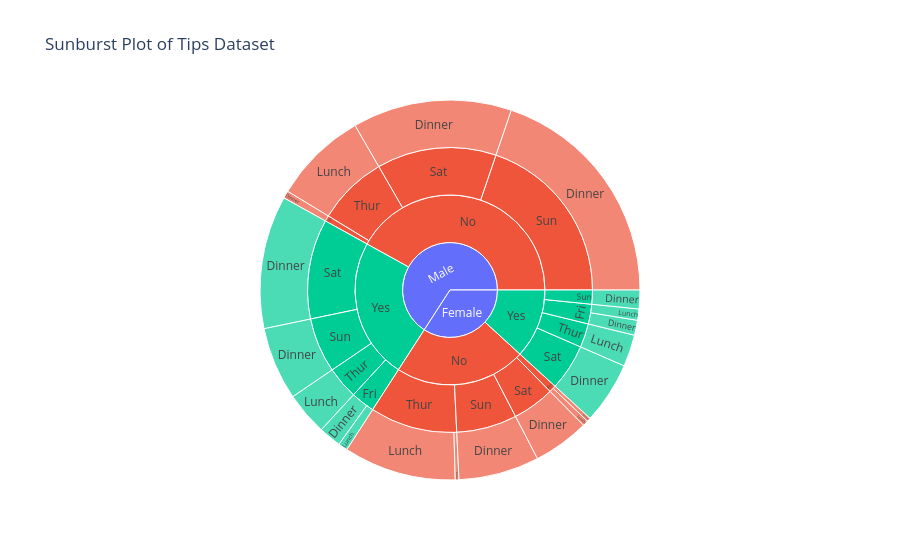

Notebook code cell kept with this figure:
### Code cell
# Create a copy
tips_plot = tips.copy()

# Convert categorical columns to strings
tips_plot['sex'] = tips_plot['sex'].astype(str)
tips_plot['smoker'] = tips_plot['smoker'].astype(str)
tips_plot['day'] = tips_plot['day'].astype(str)
tips_plot['time'] = tips_plot['time'].astype(str)
tips_plot['tip'] = tips_plot['tip'].astype(float)

# Create Sunburst Plot
import plotly.express as px

fig = px.sunburst(
    tips_plot,
    path=['sex', 'smoker', 'day', 'time'],
    values='size', 
    color='smoker',
    title='Sunburst Plot of Tips Dataset'
)

# Show the plot
fig.show()

### Figure 1 — Plotly figure (JSON) as saved in the notebook; plotly's stock layout.template omitted (floating-point values rounded to 4 significant figures)
{"data": [{"branchvalues": "total", "customdata": [["(?)"], ["(?)"], ["No"], ["No"], ["No"], ["No"], ["No"], ["No"], ["No"], ["No"], ["No"], ["No"], ["No"], ["No"], ["No"], ["No"], ["No"], ["No"], ["No"], ["No"], ["No"], ["No"], ["Yes"], ["Yes"], ["Yes"], ["Yes"], ["Yes"], ["Yes"], ["Yes"], ["Yes"], ["Yes"], ["Yes"], ["Yes"], ["Yes"], ["Yes"], ["Yes"], ["Yes"], ["Yes"], ["Yes"], ["Yes"], ["Yes"], ["Yes"]], "domain": {"x": [0, 1], "y": [0, 1]}, "hovertemplate": "labels=%{label}<br>size=%{value}<br>parent=%{parent}<br>id=%{id}<br>smoker=%{customdata[0]}<extra></extra>", "ids": ["Female", "Male", "Female/No/Sun/Dinner", "Male/No/Sun/Dinner", "Male/No/Sat/Dinner", "Female/No/Sat/Dinner", "Male/No/Thur/Lunch", "Female/No/Thur/Lunch", "Male/No/Fri/Dinner", "Female/No/Fri/Dinner", "Female/No/Fri/Lunch", "Female/No/Thur/Dinner", "Female/No/Sun", "Male/No/Sun", "Male/No/Sat", "Female/No/Sat", "Male/No/Thur", "Female/No/Thur", "Male/No/Fri", "Female/No/Fri", "Female/No", "Male/No", "Male/Yes/Sat/Dinner", "Female/Yes/Sat/Dinner", "Male/Yes/Thur/Lunch", "Male/Yes/Fri/Dinner", "Female/Yes/Fri/Dinner", "Female/Yes/Sun/Dinner", "Male/Yes/Sun/Dinner", "Female/Yes/Thur/Lunch", "Male/Yes/Fri/Lunch", "Female/Yes/Fri/Lunch", "Male/Yes/Sat", "Female/Yes/Sat", "Male/Yes/Thur", "Male/Yes/Fri", "Female/Yes/Fri", "Female/Yes/Sun", "Male/Yes/Sun", "Female/Yes/Thur", "Male/Yes", "Female/Yes"], "labels": ["Female", "Male", "Dinner", "Dinner", "Dinner", "Dinner", "Lunch", "Lunch", "Dinner", "Dinner", "Lunch", "Dinner", "Sun", "Sun", "Sat", "Sat", "Thur", "Thur", "Fri", "Fri", "No", "No", "Dinner", "Dinner", "Lunch", "Dinner", "Dinner", "Dinner", "Dinner", "Lunch", "Lunch", "Lunch", "Sat", "Sat", "Thur", "Fri", "Fri", "Sun", "Sun", "Thur", "Yes", "Yes"], "marker": {"colors": ["#636efa", "#636efa", "#EF553B", "#EF553B", "#EF553B", "#EF553B", "#EF553B", "#EF553B", "#EF553B", "#EF553B", "#EF553B", "#EF553B", "#EF553B", "#EF553B", "#EF553B", "#EF553B", "#EF553B", "#EF553B", "#EF553B", "#EF553B", "#EF553B", "#EF553B", "#00cc96", "#00cc96", "#00cc96", "#00cc96", "#00cc96", "#00cc96", "#00cc96", "#00cc96", "#00cc96", "#00cc96", "#00cc96", "#00cc96", "#00cc96", "#00cc96", "#00cc96", "#00cc96", "#00cc96", "#00cc96", "#00cc96", "#00cc96"]}, "name": "", "parents": ["", "", "Female/No/Sun", "Male/No/Sun", "Male/No/Sat", "Female/No/Sat", "Male/No/Thur", "Female/No/Thur", "Male/No/Fri", "Female/No/Fri", "Female/No/Fri", "Female/No/Thur", "Female/No", "Male/No", "Male/No", "Female/No", "Male/No", "Female/No", "Male/No", "Female/No", "Female", "Male", "Male/Yes/Sat", "Female/Yes/Sat", "Male/Yes/Thur", "Male/Yes/Fri", "Female/Yes/Fri", "Female/Yes/Sun", "Male/Yes/Sun", "Female/Yes/Thur", "Male/Yes/Fri", "Female/Yes/Fri", "Male/Yes", "Female/Yes", "Male/Yes", "Male/Yes", "Female/Yes", "Female/Yes", "Male/Yes", "Female/Yes", "Male", "Female"], "type": "sunburst", "values": [214.0, 413.0, 43.0, 124.0, 85.0, 30.0, 50.0, 60.0, 4.0, 2.0, 3.0, 2.0, 43.0, 124.0, 85.0, 30.0, 50.0, 62.0, 4.0, 5.0, 140.0, 263.0, 71.0, 33.0, 23.0, 12.0, 8.0, 10.0, 39.0, 17.0, 5.0, 6.0, 71.0, 33.0, 23.0, 17.0, 14.0, 10.0, 39.0, 17.0, 150.0, 74.0]}], "layout": {"legend": {"tracegroupgap": 0}, "title": {"text": "Sunburst Plot of Tips Dataset"}}}
